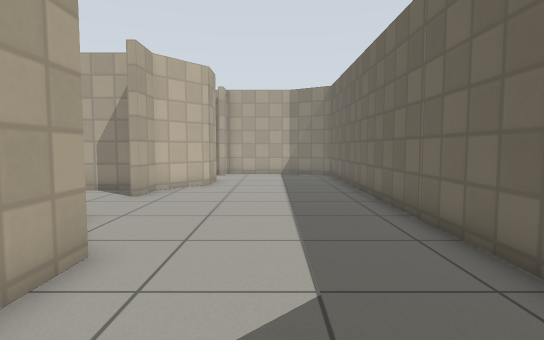
view 1 (above)

13 first-person views from a walk through a robot-simulator world made for Gazebo. The camera is 0.8 m above the floor, tilts 4° down and sees 80° across. The floor is counted in squares, 0.5 m on a side. Each view is taken from the middle of a square. On the plan, view 1 faces up. The plan holds only what a view shows up to about 16 squares ahead; the rest is blank. Simple patterns stand in for the simulator's built-in surfaces.

view 2
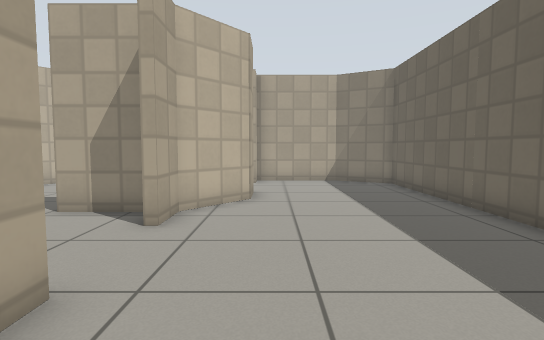

view 3
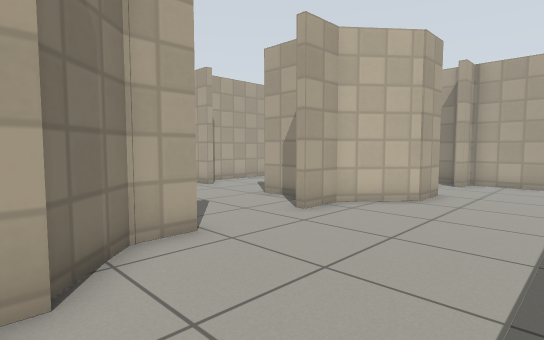

view 4
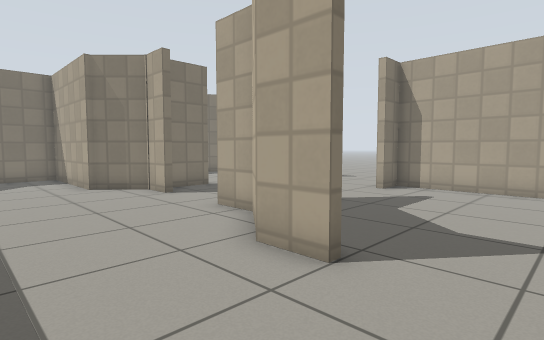

view 5
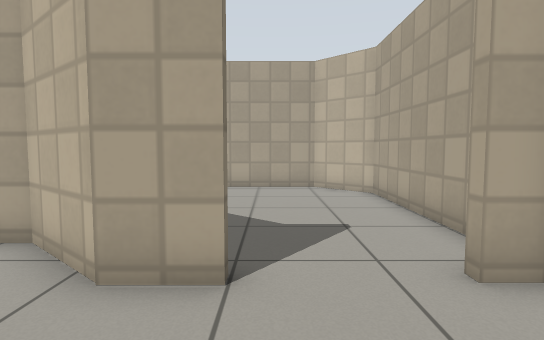

view 6
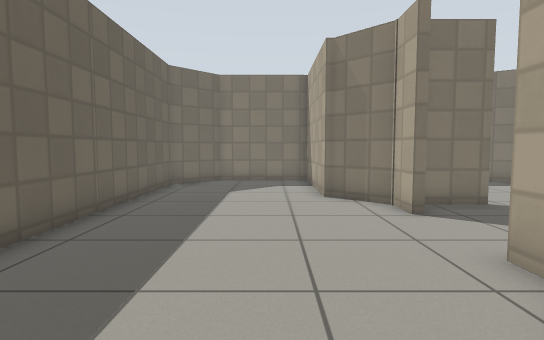

view 7
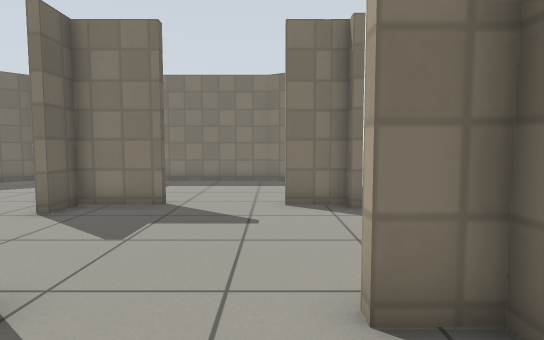

view 8
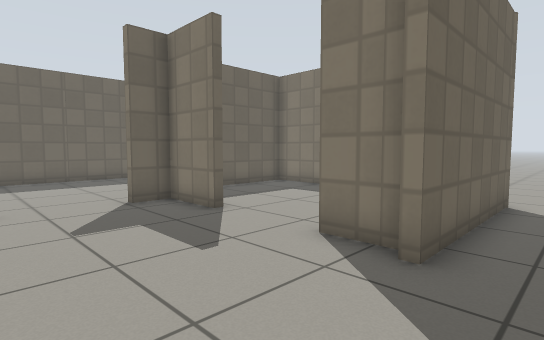

view 9
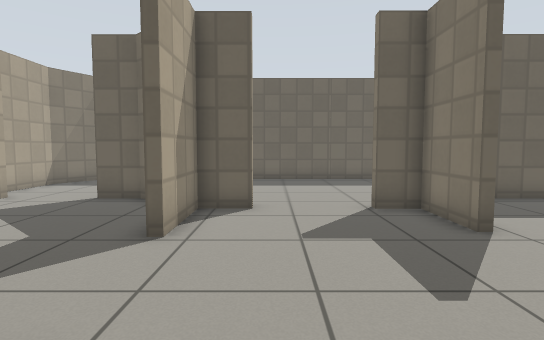

view 10
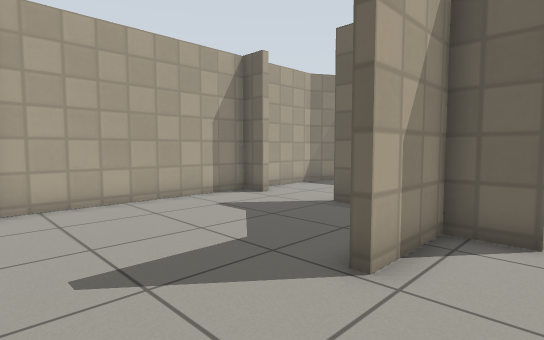

view 11
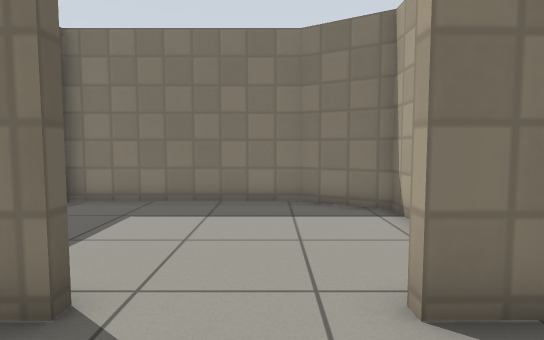

view 12
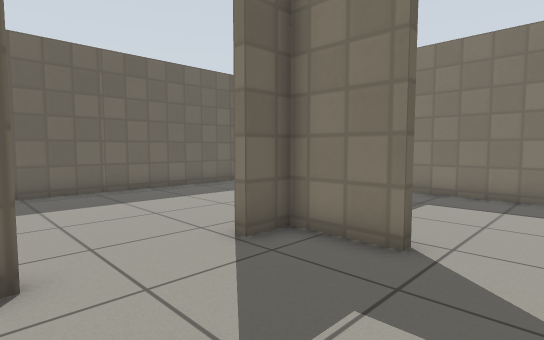

view 13
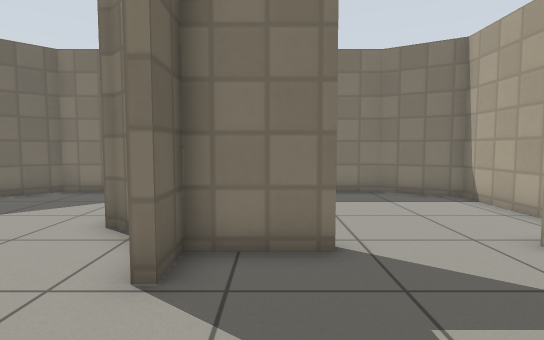

### Floor plan
Ten units are one square. View 1 is at (0, 0); x grows to the right and y downward. Boxes are objects, and circles mark ways between rooms. Rooms are numbered by the first view taken in them; rooms with no view inside come last. Other rooms are left out.
<svg viewBox="-129 -200 167 210">
<path fill="none" stroke="#000" d="M-46 -73 -43 -73 -43 -61 -29 -46M-27 -48 -27 5 14 5 33 -13 33 -182 10 -195 -27 -195 -27 -184M-27 -155 -27 -140 -43 -120 -43 -105M-30 -140 -30 -155M-27 -184 -30 -184 -30 -195 -103 -195 -121 -177 -121 -122 -108 -122M-108 -119 -119 -119M-121 -61 -103 -61M-70 -61 -44 -61M-46 -105 -46 -119 -74 -119M-46 -61 -46 -73M-124 -6 -124 -65 -121 -65M-121 -39 -121 -8 -98 5 -30 5 -30 -31"/>
<circle cx="-30" cy="-170" r="3" fill="#2a7"/>
<circle cx="-50" cy="-90" r="3" fill="#2a7"/>
<circle cx="-90" cy="-120" r="3" fill="#2a7"/>
<circle cx="-85" cy="-60" r="3" fill="#2a7"/>
<text x="-10" y="-100">1</text>
<text x="-70" y="-160">2</text>
<text x="-100" y="-90">3</text>
<text x="-70" y="-30">4</text>
</svg>
Room 1 opens to room 2. Room 1 opens to room 3. Room 2 opens to room 3. Room 3 opens to room 4.

Where each view was taken, in squares from view 1:
view 1: 0 up, 0 right, facing up
view 2: 4 up, 2 left, facing up
view 3: 4 up, 1 right, facing up-left
view 4: 18 up, 1 right, facing down-left
view 5: 16 up, 1 right, facing left
view 6: 15 up, 1 left, facing down
view 7: 15 up, 10 left, facing down
view 8: 11 up, 14 left, facing down-right
view 9: 10 up, 13 left, facing right
view 10: 10 up, 11 left, facing up-right
view 11: 9 up, 9 left, facing down
view 12: 11 up, 9 left, facing down-right
view 13: 11 up, 6 left, facing down
